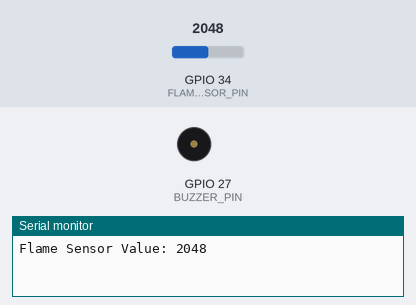
Recording of a sketch running on a simulated ESP32. On the bench: buzzer (waves = sounding, pin HIGH), the last lines printed to the serial monitor. The test bench sets the inputs (shaded band); at power-on: GPIO 34 (FLAME_SENSOR_PIN) = 2048. WiFi joins after 1.5 s; servers stay silent unless stated.

Above: at 3.0 s.
3.1 s: GPIO 34 (FLAME_SENSOR_PIN) set to 525
5.0 s: GPIO 34 (FLAME_SENSOR_PIN) set to 479
At 6.9 s:
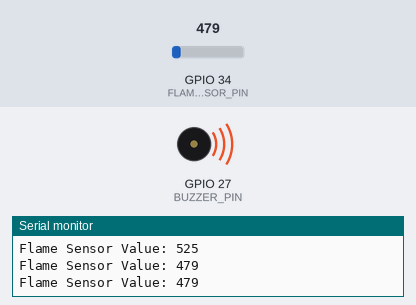
7.3 s: GPIO 34 (FLAME_SENSOR_PIN) set to 540
At 8.4 s:
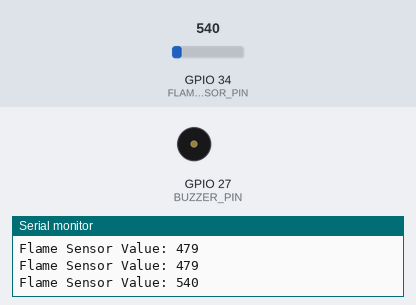
9.3 s: GPIO 34 (FLAME_SENSOR_PIN) set to 491
At 11.2 s:
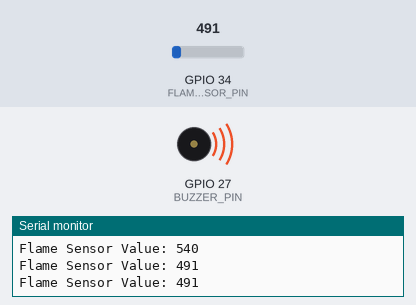
Timing chart, 0 to 12.3 s (numbered marks = the images above; inputs shaded):
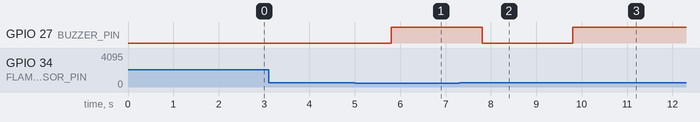

The sketch:

ESP32_Flame_Sensor.ino
```cpp
// Author: Prateek
// www.justdoelectronics.com
// https://www.youtube.com/c/JustDoElectronics

#define BLYNK_TEMPLATE_ID "TMPLjOi0Rz-W"
#define BLYNK_DEVICE_NAME "esp32"
#define BLYNK_AUTH_TOKEN "UF3ok0_l0VkhTDS-WD1gWZ65DdhnHpwx"

#define BLYNK_PRINT Serial

#include <WiFi.h>
#include <WiFiClient.h>
#include <BlynkSimpleEsp32.h>

// WiFi credentials
char auth[] = BLYNK_AUTH_TOKEN;
char ssid[] = "prateeksingh";
char pass[] = "singh@@12345";

BlynkTimer timer;

// Pin Definitions
#define FLAME_SENSOR_PIN 34  // Use analog input (GPIO34)
#define BUZZER_PIN 27        // Buzzer on GPIO27

// Virtual pins for Blynk
#define VPIN_FLAME V1  // For flame sensor status display (1=Fire, 0=Safe)

int flame_threshold = 500;  // Adjust threshold depending on sensor

void checkFlameSensor() {
  int flame_value = analogRead(FLAME_SENSOR_PIN);
  Serial.print("Flame Sensor Value: ");
  Serial.println(flame_value);

  if (flame_value < flame_threshold) {
    // Fire Detected
    digitalWrite(BUZZER_PIN, HIGH);
    Blynk.virtualWrite(VPIN_FLAME, 1);
    Blynk.logEvent("fire_alert", "🔥 Fire Detected! Take Action!");
  } else {
    // No Fire
    digitalWrite(BUZZER_PIN, LOW);
    Blynk.virtualWrite(VPIN_FLAME, 0);
  }
}

void setup() {
  Serial.begin(115200);

  pinMode(FLAME_SENSOR_PIN, INPUT);
  pinMode(BUZZER_PIN, OUTPUT);
  digitalWrite(BUZZER_PIN, LOW);

  // Connect to Blynk
  Blynk.begin(auth, ssid, pass);

  // Run check every 1 second
  timer.setInterval(1000L, checkFlameSensor);
}

void loop() {
  Blynk.run();
  timer.run();
}
```

Measured:
- the behaviour switches between 500 and 499 on GPIO 34 (FLAME_SENSOR_PIN) (found by bisection; images 0 and 1)
- after the input at 5.0 s, GPIO 27 (BUZZER_PIN): LOW → HIGH after 0.80 s
- after the input at 7.3 s, GPIO 27 (BUZZER_PIN): HIGH → LOW after 0.50 s
- after the input at 9.3 s, GPIO 27 (BUZZER_PIN): LOW → HIGH after 0.50 s
